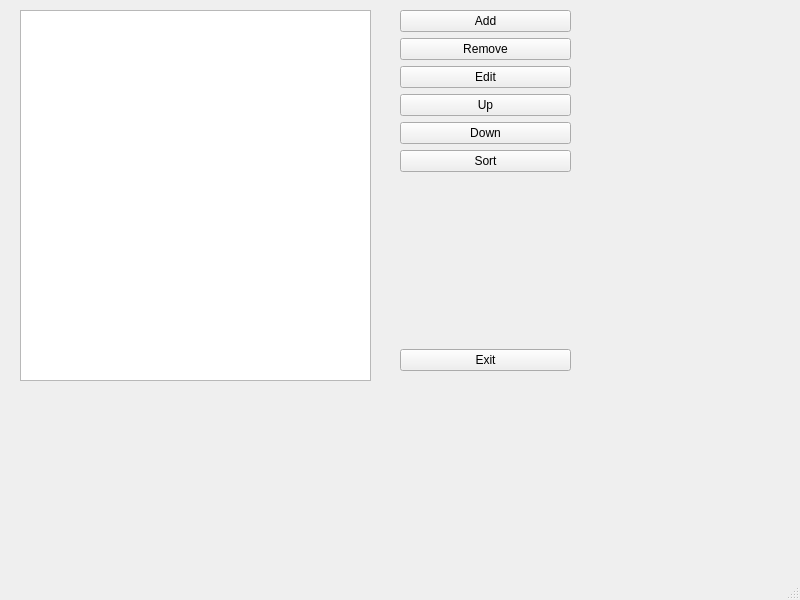
<?xml version="1.0" encoding="UTF-8"?>
<ui version="4.0">
 <class>MainWindow</class>
 <widget class="QMainWindow" name="MainWindow">
  <property name="geometry">
   <rect>
    <x>0</x>
    <y>0</y>
    <width>800</width>
    <height>600</height>
   </rect>
  </property>
  <property name="windowTitle">
   <string>MainWindow</string>
  </property>
  <widget class="QWidget" name="centralwidget">
   <widget class="QListWidget" name="listWidget">
    <property name="geometry">
     <rect>
      <x>20</x>
      <y>10</y>
      <width>351</width>
      <height>371</height>
     </rect>
    </property>
   </widget>
   <widget class="QWidget" name="">
    <property name="geometry">
     <rect>
      <x>400</x>
      <y>10</y>
      <width>171</width>
      <height>361</height>
     </rect>
    </property>
    <layout class="QVBoxLayout" name="verticalLayout">
     <item>
      <widget class="QPushButton" name="btn_add">
       <property name="text">
        <string>Add</string>
       </property>
      </widget>
     </item>
     <item>
      <widget class="QPushButton" name="btn_remove">
       <property name="text">
        <string>Remove</string>
       </property>
      </widget>
     </item>
     <item>
      <widget class="QPushButton" name="btn_edit">
       <property name="text">
        <string>Edit</string>
       </property>
      </widget>
     </item>
     <item>
      <widget class="QPushButton" name="btn_up">
       <property name="text">
        <string>Up</string>
       </property>
      </widget>
     </item>
     <item>
      <widget class="QPushButton" name="btn_down">
       <property name="text">
        <string>Down</string>
       </property>
      </widget>
     </item>
     <item>
      <widget class="QPushButton" name="btn_sort">
       <property name="text">
        <string>Sort</string>
       </property>
      </widget>
     </item>
     <item>
      <spacer name="verticalSpacer">
       <property name="orientation">
        <enum>Qt::Vertical</enum>
       </property>
       <property name="sizeHint" stdset="0">
        <size>
         <width>20</width>
         <height>40</height>
        </size>
       </property>
      </spacer>
     </item>
     <item>
      <widget class="QPushButton" name="btn_exit">
       <property name="text">
        <string>Exit</string>
       </property>
      </widget>
     </item>
    </layout>
   </widget>
  </widget>
  <widget class="QMenuBar" name="menubar">
   <property name="geometry">
    <rect>
     <x>0</x>
     <y>0</y>
     <width>800</width>
     <height>26</height>
    </rect>
   </property>
  </widget>
  <widget class="QStatusBar" name="statusbar"/>
 </widget>
 <resources/>
 <connections/>
</ui>
